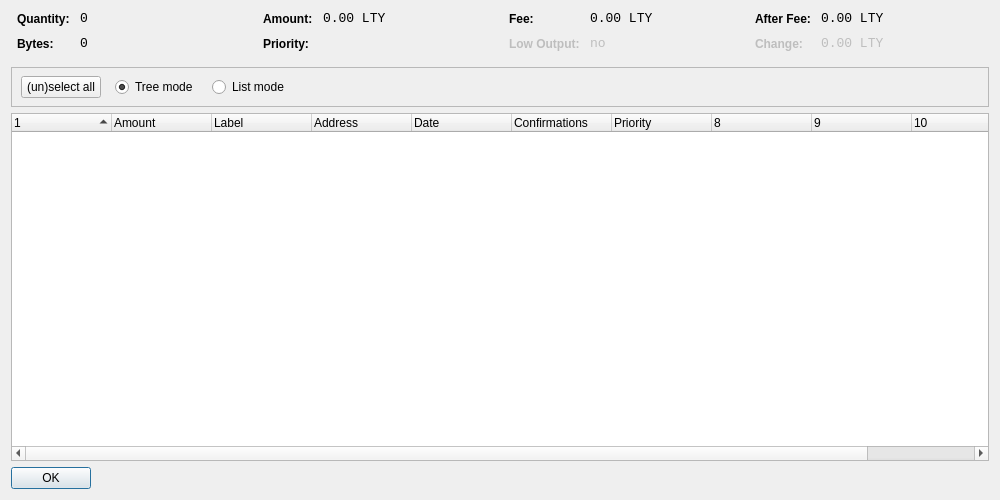
<?xml version="1.0" encoding="UTF-8"?>
<ui version="4.0">
 <class>CoinControlDialog</class>
 <widget class="QDialog" name="CoinControlDialog">
  <property name="geometry">
   <rect>
    <x>0</x>
    <y>0</y>
    <width>1000</width>
    <height>500</height>
   </rect>
  </property>
  <property name="windowTitle">
   <string>Coin Control</string>
  </property>
  <layout class="QVBoxLayout" name="verticalLayout">
   <item>
    <layout class="QHBoxLayout" name="horizontalLayoutTop" stretch="0,0,0,0">
     <property name="topMargin">
      <number>0</number>
     </property>
     <property name="bottomMargin">
      <number>10</number>
     </property>
     <item>
      <layout class="QFormLayout" name="formLayoutCoinControl1">
       <property name="horizontalSpacing">
        <number>10</number>
       </property>
       <property name="verticalSpacing">
        <number>10</number>
       </property>
       <property name="leftMargin">
        <number>6</number>
       </property>
       <property name="rightMargin">
        <number>6</number>
       </property>
       <item row="0" column="0">
        <widget class="QLabel" name="labelCoinControlQuantityText">
         <property name="styleSheet">
          <string notr="true">font-weight:bold;</string>
         </property>
         <property name="text">
          <string>Quantity:</string>
         </property>
        </widget>
       </item>
       <item row="0" column="1">
        <widget class="QLabel" name="labelCoinControlQuantity">
         <property name="font">
          <font>
           <family>Monospace</family>
           <pointsize>10</pointsize>
          </font>
         </property>
         <property name="cursor">
          <cursorShape>IBeamCursor</cursorShape>
         </property>
         <property name="contextMenuPolicy">
          <enum>Qt::ActionsContextMenu</enum>
         </property>
         <property name="text">
          <string notr="true">0</string>
         </property>
         <property name="textInteractionFlags">
          <set>Qt::LinksAccessibleByMouse|Qt::TextSelectableByKeyboard|Qt::TextSelectableByMouse</set>
         </property>
        </widget>
       </item>
       <item row="1" column="0">
        <widget class="QLabel" name="labelCoinControlBytesText">
         <property name="styleSheet">
          <string notr="true">font-weight:bold;</string>
         </property>
         <property name="text">
          <string>Bytes:</string>
         </property>
        </widget>
       </item>
       <item row="1" column="1">
        <widget class="QLabel" name="labelCoinControlBytes">
         <property name="font">
          <font>
           <family>Monospace</family>
           <pointsize>10</pointsize>
          </font>
         </property>
         <property name="cursor">
          <cursorShape>IBeamCursor</cursorShape>
         </property>
         <property name="contextMenuPolicy">
          <enum>Qt::ActionsContextMenu</enum>
         </property>
         <property name="text">
          <string notr="true">0</string>
         </property>
         <property name="textInteractionFlags">
          <set>Qt::LinksAccessibleByMouse|Qt::TextSelectableByKeyboard|Qt::TextSelectableByMouse</set>
         </property>
        </widget>
       </item>
      </layout>
     </item>
     <item>
      <layout class="QFormLayout" name="formLayoutCoinControl2">
       <property name="horizontalSpacing">
        <number>10</number>
       </property>
       <property name="verticalSpacing">
        <number>10</number>
       </property>
       <property name="leftMargin">
        <number>6</number>
       </property>
       <property name="rightMargin">
        <number>6</number>
       </property>
       <item row="0" column="0">
        <widget class="QLabel" name="labelCoinControlAmountText">
         <property name="styleSheet">
          <string notr="true">font-weight:bold;</string>
         </property>
         <property name="text">
          <string>Amount:</string>
         </property>
        </widget>
       </item>
       <item row="0" column="1">
        <widget class="QLabel" name="labelCoinControlAmount">
         <property name="font">
          <font>
           <family>Monospace</family>
           <pointsize>10</pointsize>
          </font>
         </property>
         <property name="cursor">
          <cursorShape>IBeamCursor</cursorShape>
         </property>
         <property name="contextMenuPolicy">
          <enum>Qt::ActionsContextMenu</enum>
         </property>
         <property name="text">
          <string notr="true">0.00 LTY</string>
         </property>
         <property name="textInteractionFlags">
          <set>Qt::LinksAccessibleByMouse|Qt::TextSelectableByKeyboard|Qt::TextSelectableByMouse</set>
         </property>
        </widget>
       </item>
       <item row="1" column="0">
        <widget class="QLabel" name="labelCoinControlPriorityText">
         <property name="styleSheet">
          <string notr="true">font-weight:bold;</string>
         </property>
         <property name="text">
          <string>Priority:</string>
         </property>
        </widget>
       </item>
       <item row="1" column="1">
        <widget class="QLabel" name="labelCoinControlPriority">
         <property name="font">
          <font>
           <family>Monospace</family>
           <pointsize>10</pointsize>
          </font>
         </property>
         <property name="cursor">
          <cursorShape>IBeamCursor</cursorShape>
         </property>
         <property name="contextMenuPolicy">
          <enum>Qt::ActionsContextMenu</enum>
         </property>
         <property name="text">
          <string/>
         </property>
         <property name="textInteractionFlags">
          <set>Qt::LinksAccessibleByMouse|Qt::TextSelectableByKeyboard|Qt::TextSelectableByMouse</set>
         </property>
        </widget>
       </item>
      </layout>
     </item>
     <item>
      <layout class="QFormLayout" name="formLayoutCoinControl3">
       <property name="horizontalSpacing">
        <number>10</number>
       </property>
       <property name="verticalSpacing">
        <number>10</number>
       </property>
       <property name="leftMargin">
        <number>6</number>
       </property>
       <property name="rightMargin">
        <number>6</number>
       </property>
       <item row="0" column="0">
        <widget class="QLabel" name="labelCoinControlFeeText">
         <property name="styleSheet">
          <string notr="true">font-weight:bold;</string>
         </property>
         <property name="text">
          <string>Fee:</string>
         </property>
        </widget>
       </item>
       <item row="0" column="1">
        <widget class="QLabel" name="labelCoinControlFee">
         <property name="font">
          <font>
           <family>Monospace</family>
           <pointsize>10</pointsize>
          </font>
         </property>
         <property name="cursor">
          <cursorShape>IBeamCursor</cursorShape>
         </property>
         <property name="contextMenuPolicy">
          <enum>Qt::ActionsContextMenu</enum>
         </property>
         <property name="text">
          <string notr="true">0.00 LTY</string>
         </property>
         <property name="textInteractionFlags">
          <set>Qt::LinksAccessibleByMouse|Qt::TextSelectableByKeyboard|Qt::TextSelectableByMouse</set>
         </property>
        </widget>
       </item>
       <item row="1" column="0">
        <widget class="QLabel" name="labelCoinControlLowOutputText">
         <property name="enabled">
          <bool>false</bool>
         </property>
         <property name="styleSheet">
          <string notr="true">font-weight:bold;</string>
         </property>
         <property name="text">
          <string>Low Output:</string>
         </property>
        </widget>
       </item>
       <item row="1" column="1">
        <widget class="QLabel" name="labelCoinControlLowOutput">
         <property name="enabled">
          <bool>false</bool>
         </property>
         <property name="font">
          <font>
           <family>Monospace</family>
           <pointsize>10</pointsize>
          </font>
         </property>
         <property name="cursor">
          <cursorShape>IBeamCursor</cursorShape>
         </property>
         <property name="contextMenuPolicy">
          <enum>Qt::ActionsContextMenu</enum>
         </property>
         <property name="text">
          <string notr="true">no</string>
         </property>
         <property name="textInteractionFlags">
          <set>Qt::LinksAccessibleByMouse|Qt::TextSelectableByKeyboard|Qt::TextSelectableByMouse</set>
         </property>
        </widget>
       </item>
      </layout>
     </item>
     <item>
      <layout class="QFormLayout" name="formLayoutCoinControl4">
       <property name="horizontalSpacing">
        <number>10</number>
       </property>
       <property name="verticalSpacing">
        <number>10</number>
       </property>
       <property name="leftMargin">
        <number>6</number>
       </property>
       <property name="rightMargin">
        <number>6</number>
       </property>
       <item row="0" column="0">
        <widget class="QLabel" name="labelCoinControlAfterFeeText">
         <property name="styleSheet">
          <string notr="true">font-weight:bold;</string>
         </property>
         <property name="text">
          <string>After Fee:</string>
         </property>
        </widget>
       </item>
       <item row="0" column="1">
        <widget class="QLabel" name="labelCoinControlAfterFee">
         <property name="font">
          <font>
           <family>Monospace</family>
           <pointsize>10</pointsize>
          </font>
         </property>
         <property name="cursor">
          <cursorShape>IBeamCursor</cursorShape>
         </property>
         <property name="contextMenuPolicy">
          <enum>Qt::ActionsContextMenu</enum>
         </property>
         <property name="text">
          <string notr="true">0.00 LTY</string>
         </property>
         <property name="textInteractionFlags">
          <set>Qt::LinksAccessibleByMouse|Qt::TextSelectableByKeyboard|Qt::TextSelectableByMouse</set>
         </property>
        </widget>
       </item>
       <item row="1" column="0">
        <widget class="QLabel" name="labelCoinControlChangeText">
         <property name="enabled">
          <bool>false</bool>
         </property>
         <property name="styleSheet">
          <string notr="true">font-weight:bold;</string>
         </property>
         <property name="text">
          <string>Change:</string>
         </property>
        </widget>
       </item>
       <item row="1" column="1">
        <widget class="QLabel" name="labelCoinControlChange">
         <property name="enabled">
          <bool>false</bool>
         </property>
         <property name="font">
          <font>
           <family>Monospace</family>
           <pointsize>10</pointsize>
          </font>
         </property>
         <property name="cursor">
          <cursorShape>IBeamCursor</cursorShape>
         </property>
         <property name="contextMenuPolicy">
          <enum>Qt::ActionsContextMenu</enum>
         </property>
         <property name="text">
          <string notr="true">0.00 LTY</string>
         </property>
         <property name="textInteractionFlags">
          <set>Qt::LinksAccessibleByMouse|Qt::TextSelectableByKeyboard|Qt::TextSelectableByMouse</set>
         </property>
        </widget>
       </item>
      </layout>
     </item>
    </layout>
   </item>
   <item>
    <widget class="QFrame" name="frame">
     <property name="minimumSize">
      <size>
       <width>0</width>
       <height>40</height>
      </size>
     </property>
     <property name="frameShape">
      <enum>QFrame::StyledPanel</enum>
     </property>
     <property name="frameShadow">
      <enum>QFrame::Sunken</enum>
     </property>
     <widget class="QWidget" name="horizontalLayoutWidget">
      <property name="geometry">
       <rect>
        <x>10</x>
        <y>0</y>
        <width>781</width>
        <height>41</height>
       </rect>
      </property>
      <layout class="QHBoxLayout" name="horizontalLayoutPanel" stretch="0,0,0,0,0">
       <property name="spacing">
        <number>14</number>
       </property>
       <item>
        <widget class="QPushButton" name="pushButtonSelectAll">
         <property name="sizePolicy">
          <sizepolicy hsizetype="Maximum" vsizetype="Fixed">
           <horstretch>0</horstretch>
           <verstretch>0</verstretch>
          </sizepolicy>
         </property>
         <property name="text">
          <string>(un)select all</string>
         </property>
        </widget>
       </item>
       <item>
        <widget class="QRadioButton" name="radioTreeMode">
         <property name="sizePolicy">
          <sizepolicy hsizetype="Maximum" vsizetype="Fixed">
           <horstretch>0</horstretch>
           <verstretch>0</verstretch>
          </sizepolicy>
         </property>
         <property name="text">
          <string>Tree mode</string>
         </property>
         <property name="checked">
          <bool>true</bool>
         </property>
        </widget>
       </item>
       <item>
        <widget class="QRadioButton" name="radioListMode">
         <property name="sizePolicy">
          <sizepolicy hsizetype="Maximum" vsizetype="Fixed">
           <horstretch>0</horstretch>
           <verstretch>0</verstretch>
          </sizepolicy>
         </property>
         <property name="text">
          <string>List mode</string>
         </property>
        </widget>
       </item>
       <item>
        <spacer name="horizontalSpacer">
         <property name="orientation">
          <enum>Qt::Horizontal</enum>
         </property>
         <property name="sizeHint" stdset="0">
          <size>
           <width>40</width>
           <height>20</height>
          </size>
         </property>
        </spacer>
       </item>
      </layout>
     </widget>
    </widget>
   </item>
   <item>
    <widget class="CoinControlTreeWidget" name="treeWidget">
     <property name="contextMenuPolicy">
      <enum>Qt::CustomContextMenu</enum>
     </property>
     <property name="sortingEnabled">
      <bool>false</bool>
     </property>
     <property name="columnCount">
      <number>11</number>
     </property>
     <attribute name="headerShowSortIndicator" stdset="0">
      <bool>true</bool>
     </attribute>
     <attribute name="headerStretchLastSection">
      <bool>false</bool>
     </attribute>
     <column>
      <property name="text">
       <string/>
      </property>
     </column>
     <column>
      <property name="text">
       <string>Amount</string>
      </property>
     </column>
     <column>
      <property name="text">
       <string>Label</string>
      </property>
     </column>
     <column>
      <property name="text">
       <string>Address</string>
      </property>
     </column>
     <column>
      <property name="text">
       <string>Date</string>
      </property>
     </column>
     <column>
      <property name="text">
       <string>Confirmations</string>
      </property>
      <property name="toolTip">
       <string>Confirmed</string>
      </property>
     </column>
     <column>
      <property name="text">
       <string>Priority</string>
      </property>
     </column>
     <column>
      <property name="text">
       <string/>
      </property>
     </column>
     <column>
      <property name="text">
       <string/>
      </property>
     </column>
     <column>
      <property name="text">
       <string/>
      </property>
     </column>
     <column>
      <property name="text">
       <string/>
      </property>
     </column>
    </widget>
   </item>
   <item>
    <widget class="QDialogButtonBox" name="buttonBox">
     <property name="sizePolicy">
      <sizepolicy hsizetype="Maximum" vsizetype="Fixed">
       <horstretch>0</horstretch>
       <verstretch>0</verstretch>
      </sizepolicy>
     </property>
     <property name="orientation">
      <enum>Qt::Horizontal</enum>
     </property>
     <property name="standardButtons">
      <set>QDialogButtonBox::Ok</set>
     </property>
    </widget>
   </item>
  </layout>
 </widget>
 <customwidgets>
  <customwidget>
   <class>CoinControlTreeWidget</class>
   <extends>QTreeWidget</extends>
   <header>coincontroltreewidget.h</header>
  </customwidget>
 </customwidgets>
 <resources/>
 <connections/>
</ui>
